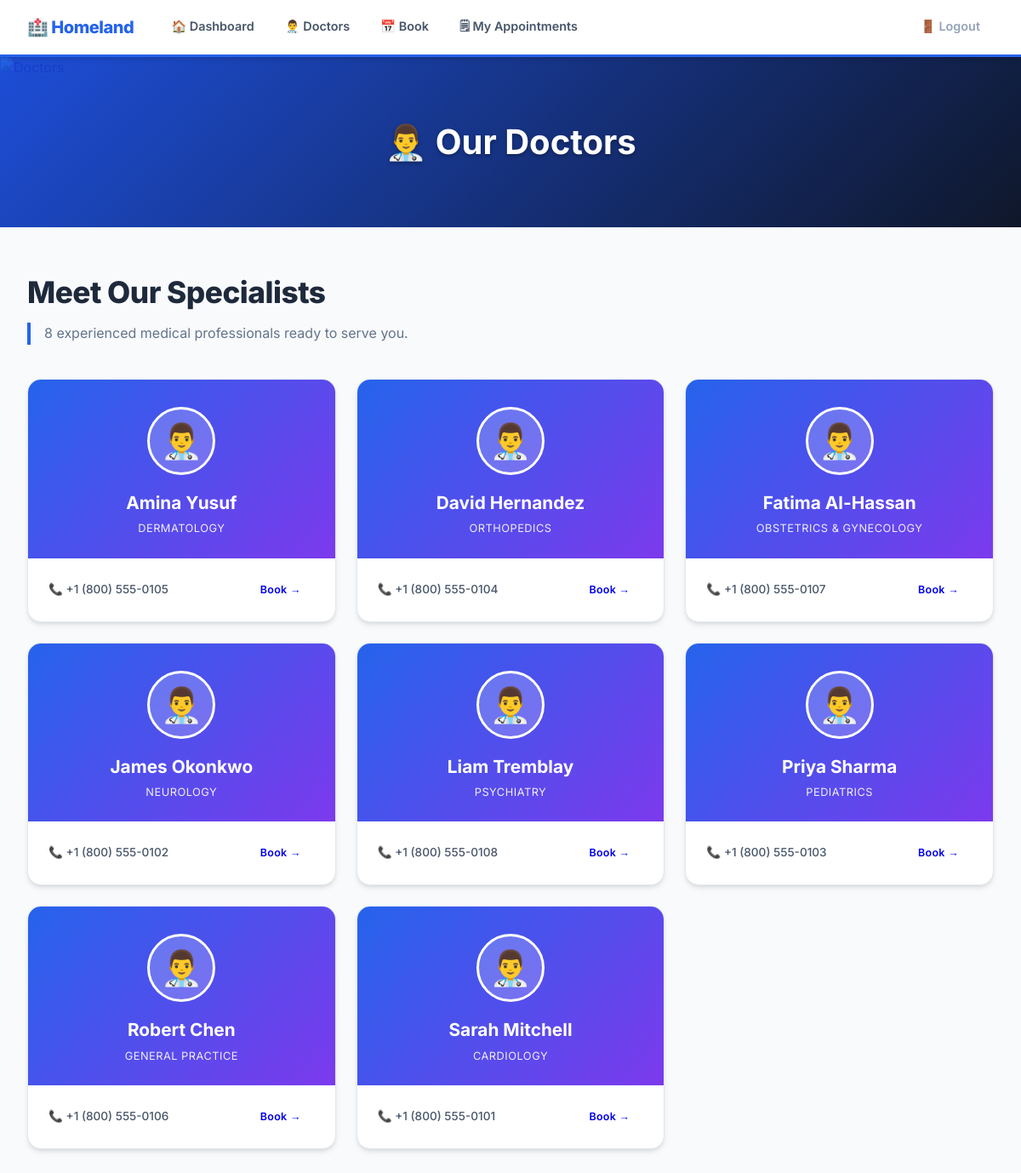
Page /doctors.php (signed in) on the committed database.
### tables this page shows
CREATE TABLE `doctors` (
  `id` int(11) NOT NULL,
  `name` varchar(120) NOT NULL,
  `email` varchar(180) NOT NULL,
  `password` varchar(255) NOT NULL,
  `specialty` varchar(120) NOT NULL,
  `phone` varchar(30) DEFAULT NULL,
  `created_at` timestamp NOT NULL DEFAULT current_timestamp()
);

### doctors.php (the view, shortened to what this page needs)
<?php
include "config.php";
$result = mysqli_query($conn, "SELECT * FROM doctors ORDER BY name ASC");
$total  = mysqli_num_rows($result);
?>
<!DOCTYPE html>
<html lang="en">
<head>
<link rel="stylesheet" href="style.css">
</head>
<body>
<nav>
  <span class="nav-brand">🏥 Homeland</span>
  <a href="dashboard.php">🏠 Dashboard</a>
  <a href="doctors.php">👨‍⚕️ Doctors</a>
  <a href="book_appointment.php">📅 Book</a>
  <a href="my_appointments.php">🗒 My Appointments</a>
  <a href="logout.php" class="nav-logout">🚪 Logout</a>
</nav>
<div class="banner">
  <img src="https://images.unsplash.com/photo-1551190822-a9333d879b1f?w=1200&auto=format&fit=crop&q=70" alt="Doctors">
  <h2>👨‍⚕️ Our Doctors</h2>
</div>
<div class="wrap">
  <h2 class="page-title">Meet Our Specialists</h2>
  <p class="page-sub"><?php echo $total; ?> experienced medical professionals ready to serve you.</p>
  <?php if ($total === 0): ?>
    <div class="empty">
      <span class="eic">👨‍⚕️</span>
      <h3>No doctors listed yet</h3>
      <p>Please check back soon.</p>
    </div>
  <?php else: ?>
    <div class="doc-grid">
      <?php while ($row = mysqli_fetch_assoc($result)): ?>
        <div class="doc-card a1">
          <div class="doc-card-top">
            <div class="doc-avatar">👨‍⚕️</div>
            <h3><?php echo htmlspecialchars($row['name']); ?></h3>
            <p class="sp"><?php echo htmlspecialchars($row['specialty']); ?></p>
          </div>
          <div class="doc-card-bot">
            <span class="doc-phone"><?php echo htmlspecialchars($row['phone']); ?></span>
            <a href="book_appointment.php?doctor_id=<?php echo (int)$row['id']; ?>" class="btn btn-navy" style="font-size:.78rem;padding:7px 16px;">Book →</a>
          </div>
        </div>
      <?php endwhile; ?>
    </div>
  <?php endif; ?>
</div>
</body>
</html>

### style.css (style rules this page uses)
*, *::before, *::after { box-sizing: border-box; margin: 0; padding: 0; }
:root { --primary: #2563eb; --primary-dark: #1d4ed8; --primary-light: #60a5fa; --primary-soft: #dbeafe; --secondary: #0f172a; --secondary-light: #1e293b; --accent: #7c3aed; --accent-light: #ddd6fe; --success: #10b981; --success-light: #d1fae5; --warning: #f59e0b; --warning-light: #fed7aa; --danger: #ef4444; --danger-light: #fee2e2; --gray-50: #f8fafc; --gray-100: #f1f5f9; --gray-200: #e2e8f0; --gray-300: #cbd5e1; --gray-400: #94a3b8; --gray-500: #64748b; --gray-600: #475569; --gray-700: #334155; --gray-800: #1e293b; --gray-900: #0f172a; --white: #ffffff; --shadow-sm: 0 1px 3px rgba(0,0,0,0.12), 0 1px 2px rgba(0,0,0,0.24); --shadow: 0 4px 6px -1px rgba(0,0,0,0.1), 0 2px 4px -1px rgba(0,0,0,0.06); --shadow-md: 0 10px 15px -3px rgba(0,0,0,0.1), 0 4px 6px -2px rgba(0,0,0,0.05); --shadow-lg: 0 20px 25px -5px rgba(0,0,0,0.1), 0 10px 10px -5px rgba(0,0,0,0.04); --radius-sm: 6px; --radius: 8px; --radius-md: 12px; --radius-lg: 16px; --radius-xl: 24px; }
html { scroll-behavior: smooth; }
body { font-family: 'Inter', sans-serif; background: var(--gray-50); color: var(--gray-800); min-height: 100vh; line-height: 1.6; }
.banner { position: relative; height: 200px; background: linear-gradient(135deg, var(--primary-dark), var(--secondary)); overflow: hidden; }
.banner img { width: 100%; height: 100%; object-fit: cover; opacity: 0.3; mix-blend-mode: overlay; }
.banner h2 { position: absolute; inset: 0; display: flex; align-items: center; justify-content: center; font-size: clamp(1.8rem, 4vw, 2.5rem); font-weight: 700; color: var(--white); text-shadow: 0 2px 4px rgba(0,0,0,0.3); }
nav { background: var(--white); display: flex; align-items: center; padding: 0 32px; gap: 4px; position: sticky; top: 0; z-index: 100; box-shadow: var(--shadow); border-bottom: 3px solid var(--primary); }
.nav-brand { font-weight: 800; color: var(--primary); font-size: 1.25rem; margin-right: 24px; white-space: nowrap; padding: 16px 0; letter-spacing: -0.5px; }
nav a { color: var(--gray-600); font-size: 0.9rem; font-weight: 600; padding: 18px 16px; border-bottom: 3px solid transparent; transition: all 0.2s; white-space: nowrap; text-decoration: none; }
.nav-logout { margin-left: auto !important; color: var(--gray-400) !important; }
.wrap { max-width: 1200px; margin: 0 auto; padding: 48px 32px 80px; }
.page-title { font-weight: 800; font-size: 2.2rem; color: var(--gray-800); margin-bottom: 8px; letter-spacing: -0.5px; }
.page-sub { color: var(--gray-500); font-size: 1rem; margin-bottom: 40px; border-left: 4px solid var(--primary); padding-left: 16px; }
.btn { display: inline-block; padding: 12px 28px; border-radius: var(--radius); font-size: 0.9rem; font-weight: 600; cursor: pointer; border: none; transition: all 0.2s; text-decoration: none; letter-spacing: 0.3px; }
.doc-grid { display: grid; grid-template-columns: repeat(auto-fill, minmax(300px, 1fr)); gap: 24px; }
.doc-card { background: var(--white); border-radius: var(--radius-lg); overflow: hidden; box-shadow: var(--shadow); border: 1px solid var(--gray-200); transition: all 0.3s; }
.doc-card-top { background: linear-gradient(135deg, var(--primary), var(--accent)); padding: 32px 24px 24px; text-align: center; }
.doc-avatar { width: 80px; height: 80px; background: rgba(255,255,255,0.2); border-radius: 50%; margin: 0 auto 16px; display: flex; align-items: center; justify-content: center; font-size: 2.5rem; border: 3px solid var(--white); }
.doc-card-top h3 { color: var(--white); font-size: 1.3rem; font-weight: 700; margin-bottom: 4px; }
.doc-card-top .sp { font-size: 0.8rem; color: rgba(255,255,255,0.9); text-transform: uppercase; letter-spacing: 0.5px; margin-top: 4px; }
.doc-card-bot { padding: 20px 24px; display: flex; align-items: center; justify-content: space-between; gap: 12px; }
.doc-phone { font-size: 0.85rem; color: var(--gray-600); font-weight: 500; }
.doc-phone::before { content: '📞 '; }
.a1 { animation: fadeUp 0.5s ease both; }

### rows in the picture
doctors: name "Amina Yusuf", specialty "DERMATOLOGY", phone "+1 (800) 555-0105"
doctors: name "David Hernandez", specialty "ORTHOPEDICS", phone "+1 (800) 555-0104"
doctors: name "Fatima Al-Hassan", specialty "OBSTETRICS & GYNECOLOGY", phone "+1 (800) 555-0107"
doctors: name "James Okonkwo", specialty "NEUROLOGY", phone "+1 (800) 555-0102"
doctors: name "Liam Tremblay", specialty "PSYCHIATRY", phone "+1 (800) 555-0108"
doctors: name "Priya Sharma", specialty "PEDIATRICS", phone "+1 (800) 555-0103"
doctors: name "Robert Chen", specialty "GENERAL PRACTICE", phone "+1 (800) 555-0106"
doctors: name "Sarah Mitchell", specialty "CARDIOLOGY", phone "+1 (800) 555-0101"

### other values in the picture
$total "8"
